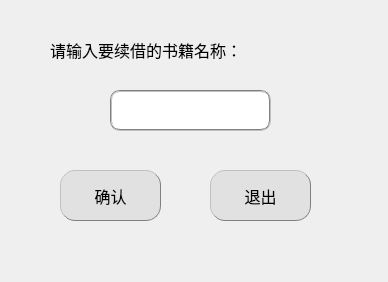
<?xml version="1.0" encoding="UTF-8"?>
<ui version="4.0">
 <class>Renew</class>
 <widget class="QDialog" name="Renew">
  <property name="geometry">
   <rect>
    <x>0</x>
    <y>0</y>
    <width>388</width>
    <height>282</height>
   </rect>
  </property>
  <property name="windowTitle">
   <string>Dialog</string>
  </property>
  <widget class="QWidget" name="widget" native="true">
   <property name="geometry">
    <rect>
     <x>40</x>
     <y>20</y>
     <width>311</width>
     <height>221</height>
    </rect>
   </property>
   <widget class="QLabel" name="label">
    <property name="geometry">
     <rect>
      <x>10</x>
      <y>0</y>
      <width>261</width>
      <height>61</height>
     </rect>
    </property>
    <property name="text">
     <string>&lt;html&gt;&lt;head/&gt;&lt;body&gt;&lt;p&gt;&lt;span style=&quot; font-size:12pt;&quot;&gt;请输入要续借的书籍名称：&lt;/span&gt;&lt;/p&gt;&lt;/body&gt;&lt;/html&gt;</string>
    </property>
   </widget>
   <widget class="QLineEdit" name="bookIn">
    <property name="geometry">
     <rect>
      <x>70</x>
      <y>70</y>
      <width>161</width>
      <height>41</height>
     </rect>
    </property>
    <property name="font">
     <font>
      <pointsize>12</pointsize>
     </font>
    </property>
    <property name="styleSheet">
     <string notr="true">border:2px groove gray;border-radius:10px;padding:2px 4px</string>
    </property>
   </widget>
   <widget class="QPushButton" name="choseBtn">
    <property name="geometry">
     <rect>
      <x>20</x>
      <y>150</y>
      <width>101</width>
      <height>51</height>
     </rect>
    </property>
    <property name="font">
     <font>
      <pointsize>12</pointsize>
     </font>
    </property>
    <property name="styleSheet">
     <string notr="true">background-color: rgb(225, 225, 225);border:1px groove gray;border-radius:15px;padding:1px 4px;border-style: outset;</string>
    </property>
    <property name="text">
     <string>确认</string>
    </property>
   </widget>
   <widget class="QPushButton" name="exitBtn">
    <property name="geometry">
     <rect>
      <x>170</x>
      <y>150</y>
      <width>101</width>
      <height>51</height>
     </rect>
    </property>
    <property name="font">
     <font>
      <pointsize>12</pointsize>
     </font>
    </property>
    <property name="styleSheet">
     <string notr="true">background-color: rgb(225, 225, 225);border:1px groove gray;border-radius:15px;padding:1px 4px;border-style: outset;</string>
    </property>
    <property name="text">
     <string>退出</string>
    </property>
   </widget>
  </widget>
  <widget class="QLabel" name="label_2">
   <property name="geometry">
    <rect>
     <x>-2</x>
     <y>-2</y>
     <width>391</width>
     <height>291</height>
    </rect>
   </property>
   <property name="text">
    <string/>
   </property>
   <property name="pixmap">
    <pixmap resource="pic.qrc">:/new/prefix1/4.png</pixmap>
   </property>
  </widget>
  <zorder>label_2</zorder>
  <zorder>widget</zorder>
 </widget>
 <resources>
  <include location="pic.qrc"/>
 </resources>
 <connections/>
</ui>
